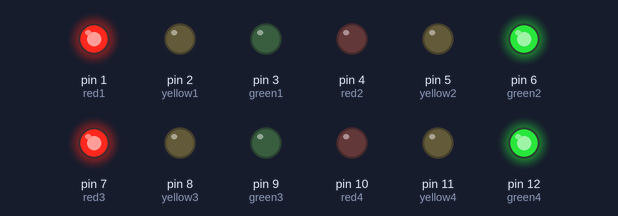
The sketch below on a simulated Arduino Uno, built with avr-gcc and run on an emulated ATmega328P. On the bench: output pins drawn as LEDs (lit = HIGH).

Above: at 1.5 s.
At 4.5 s:
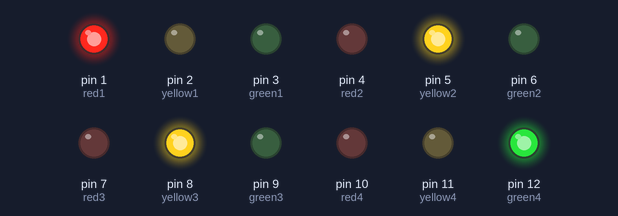
At 7.5 s:
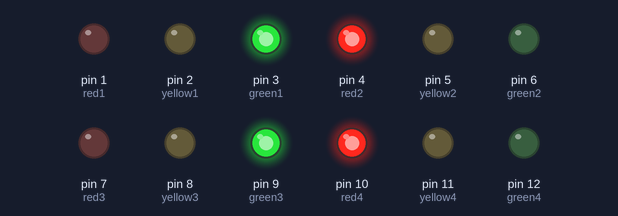
At 10.5 s:
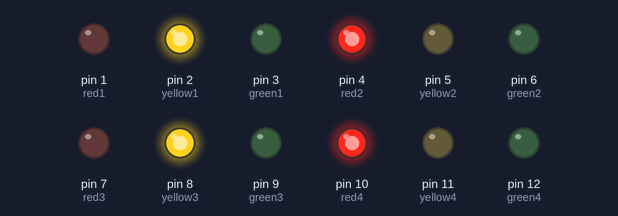
Timing chart, 0 to 15.6 s (numbered marks = the images above):
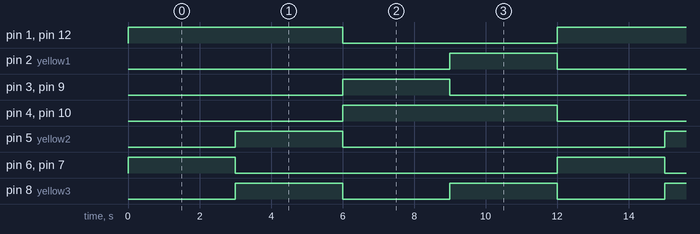

The sketch:

placa1.ino
```cpp
// SEMAFORO 1
int red1 = 1;
int yellow1 = 2;
int green1 = 3;

// SEMAFORO 2
int red2 = 4;
int yellow2 = 5;
int green2 = 6;

// SEMAFORO 3
int red3 = 7;
int yellow3 = 8;
int green3 = 9;

// SEMAFORO 4
int red4 = 10;
int yellow4 = 11;
int green4 = 12;


void run(){

  // LOOP 1
    // SEMAFORO 1
    digitalWrite(red1, HIGH);
    digitalWrite(yellow1, LOW);
    digitalWrite(green1, LOW);

    // SEMAFORO 2
    digitalWrite(red2, LOW);
    digitalWrite(yellow2, LOW);
    digitalWrite(green2, HIGH);


    // SEMAFORO 3
    digitalWrite(red3, HIGH);
    digitalWrite(yellow3, LOW);
    digitalWrite(green3, LOW);


    // SEMAFORO 4
    digitalWrite(red4, LOW);
    digitalWrite(yellow4, LOW);
    digitalWrite(green4, HIGH);

    delay(3000);

  // LOOP 2
     // SEMAFORO 1
    digitalWrite(red1, HIGH);
    digitalWrite(yellow1, LOW);
    digitalWrite(green1, LOW);

    // SEMAFORO 2
    digitalWrite(red2, LOW);
    digitalWrite(yellow2, HIGH);
    digitalWrite(green2, LOW);


    // SEMAFORO 3
    digitalWrite(red3, LOW);
    digitalWrite(yellow3, HIGH);
    digitalWrite(green3, LOW);


    // SEMAFORO 4
    digitalWrite(red4, LOW);
    digitalWrite(yellow4, LOW);
    digitalWrite(green4, HIGH);

    delay(3000);

  // LOOP 3
    // SEMAFORO 1
    digitalWrite(red1, LOW);
    digitalWrite(yellow1, LOW);
    digitalWrite(green1, HIGH);

    // SEMAFORO 2
    digitalWrite(red2, HIGH);
    digitalWrite(yellow2, LOW);
    digitalWrite(green2, LOW);


    // SEMAFORO 3
    digitalWrite(red3, LOW);
    digitalWrite(yellow3, LOW);
    digitalWrite(green3, HIGH);


    // SEMAFORO 4
    digitalWrite(red4, HIGH);
    digitalWrite(yellow4, LOW);
    digitalWrite(green4, LOW);

    delay(3000);

  // LOOP 4
    // SEMAFORO 1
    digitalWrite(red1, LOW);
    digitalWrite(yellow1, HIGH);
    digitalWrite(green1, LOW);

    // SEMAFORO 2
    digitalWrite(red2, HIGH);
    digitalWrite(yellow2, LOW);
    digitalWrite(green2, LOW);


    // SEMAFORO 3
    digitalWrite(red3, LOW);
    digitalWrite(yellow3, HIGH);
    digitalWrite(green3, LOW);


    // SEMAFORO 4
    digitalWrite(red4, HIGH);
    digitalWrite(yellow4, LOW);
    digitalWrite(green4, LOW);

    delay(3000);


}


void setup() {

  // BLOCO 1
  pinMode(red1,OUTPUT);
  pinMode(yellow1,OUTPUT);
  pinMode(green1,OUTPUT);

  // BLOCO 2
  pinMode(red2,OUTPUT);
  pinMode(yellow2,OUTPUT);
  pinMode(green2,OUTPUT);


  // BLOCO 3
  pinMode(red3,OUTPUT);
  pinMode(yellow3,OUTPUT);
  pinMode(green3,OUTPUT);

  // BLOCO 4
  pinMode(red4,OUTPUT);
  pinMode(yellow4,OUTPUT);
  pinMode(green4,OUTPUT);

}

void loop() {
  // put your main code here, to run repeatedly:
  run();
}
```

Measured:
- by itself, pin 1 (red1), pin 4 (red2), pin 10 (red4), pin 12 (green4): alternates HIGH for 6.0 s and LOW for 6.0 s
- by itself, pin 8 (yellow3): alternates HIGH for 3.0 s and LOW for 3.0 s
- by itself, pin 2 (yellow1), pin 3 (green1), pin 5 (yellow2), pin 6 (green2), pin 7 (red3), pin 9 (green3): alternates HIGH for 3.0 s and LOW for 9.0 s
